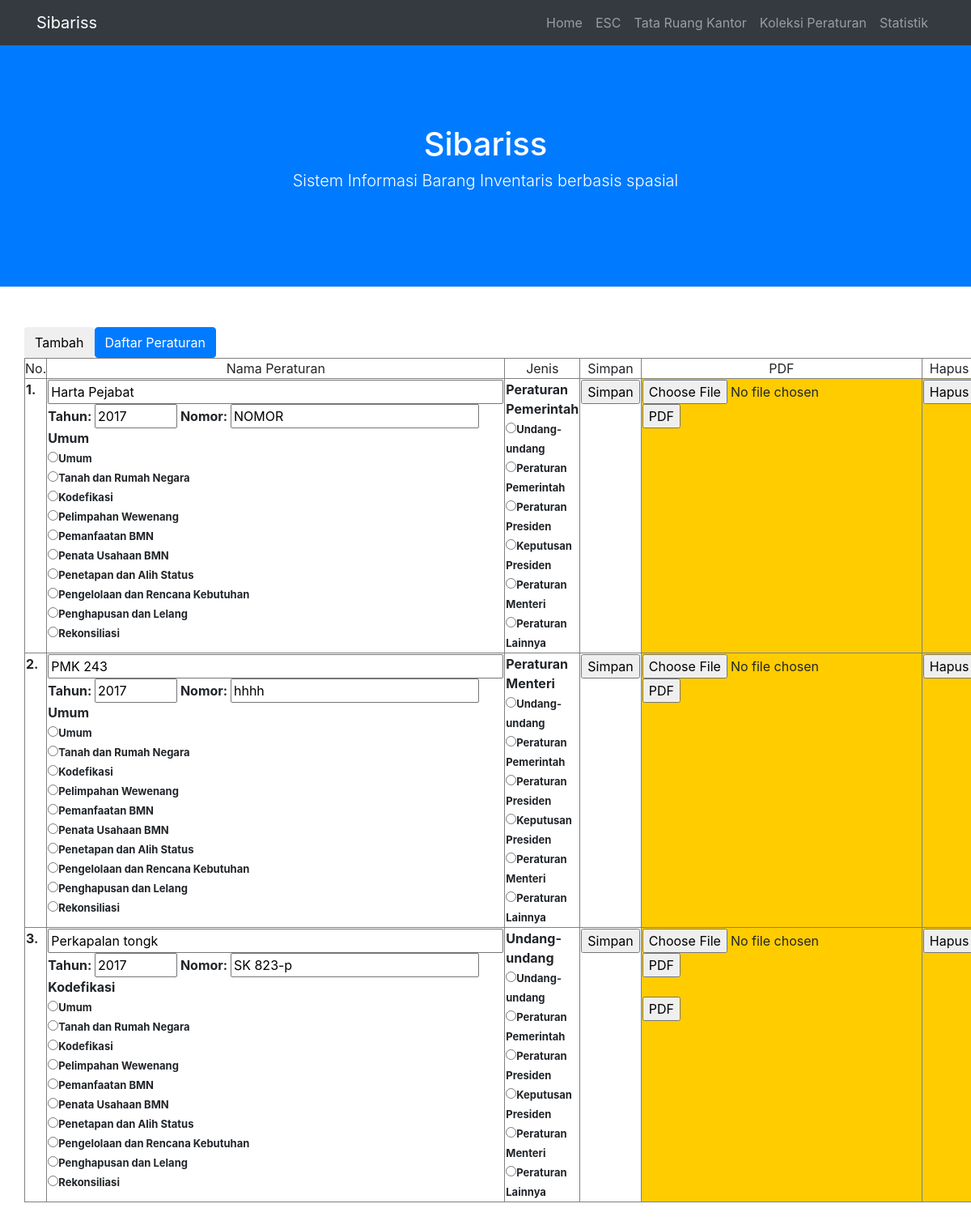
The page /ADMIN/index.php?SET=PERATURAN&MENU=SETTING&UNIT=RTP on the database as committed earlier.
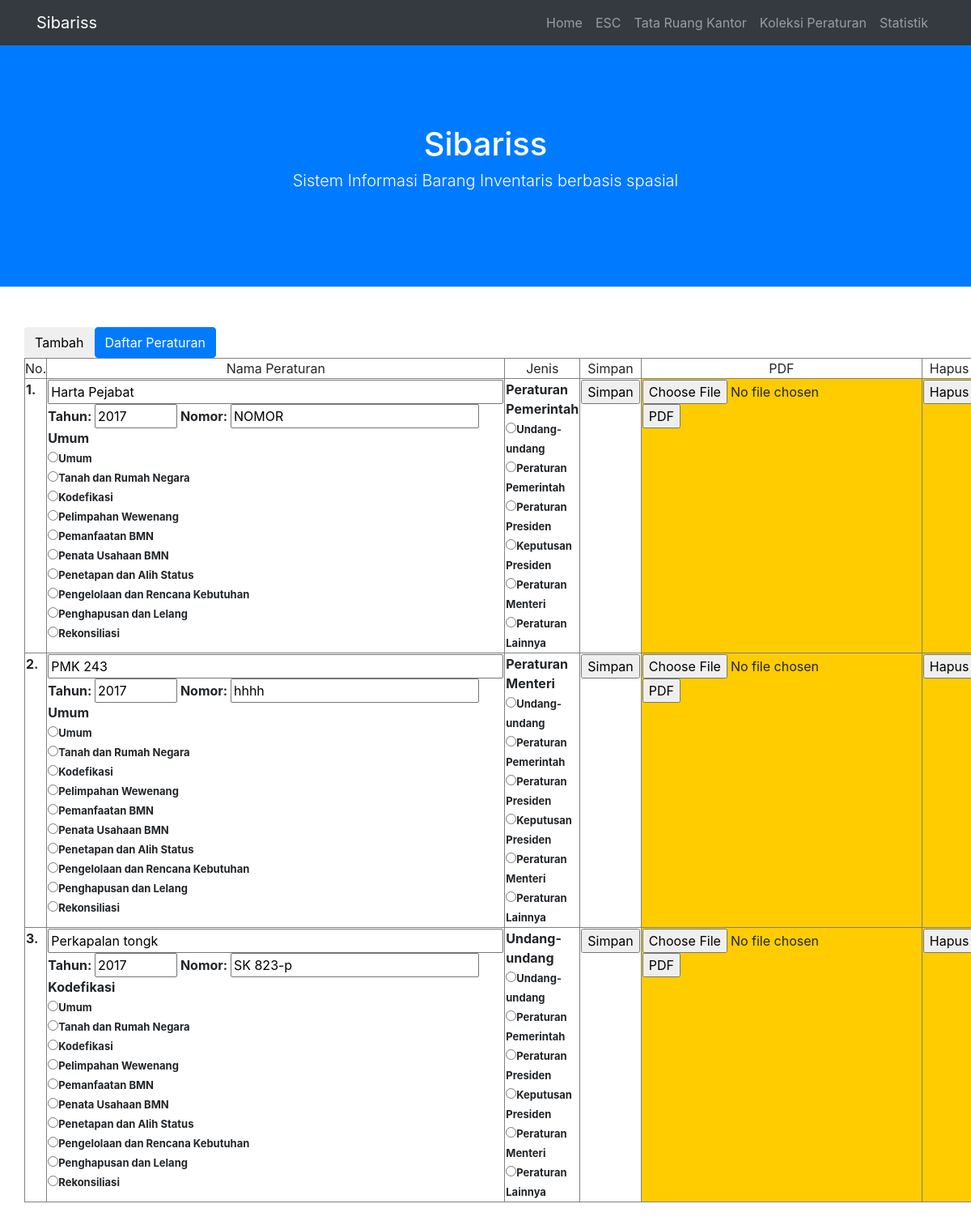
The same page on the database as committed later.
### tables this page shows
CREATE TABLE `sesdep_aturan` (
  `ID` int(11) NOT NULL,
  `JENIS` varchar(222) NOT NULL,
  `TENTANG` varchar(222) NOT NULL,
  `NOMOR` varchar(222) NOT NULL,
  `TAHUN` varchar(222) NOT NULL,
  `DIKELUARKAN` varchar(222) NOT NULL,
  `HAK` varchar(222) NOT NULL,
  `PDF` varchar(222) NOT NULL,
  `TOPIK` varchar(222) NOT NULL
);

### ADMIN/PERATURAN/index.php (the view, shortened to what this page needs)
<?php
include_once "../koneksi/koneksi.php";
$MENU=$_GET['MENU'];
$SET=$_GET['SET'];
$HAK=$_GET['HAK'];
	$sql_cari="SELECT * FROM sesdep_aturan WHERE HAK<>'' ORDER BY ID DESC";
	$qry_cari = mysql_query($sql_cari, $konek)
				or die ("Gagal query");
	echo "
<form action=PERATURAN/add.php method=GET name=form1 target=_self>
				<input type='hidden' name=MENU value='$MENU'>
				<input type='hidden' name=SET value='$SET'>
				<input type='hidden' name=HAK value='DEPUTI2'>
<input type=submit class=btn btn-success value=Tambah></form>
";
?>
<a href="PERATURAN/pdf.php?UNIT=<?PHP echo $_GET['UNIT'];?>&MENU=<?php echo $_GET['MENU'];?>" class="btn btn-primary">Daftar Peraturan</a>
<?php
$no=1;
echo"
<table width='95%' border='1' align='center' cellpadding='0' cellspacing='0' bgcolor=#FFFFFF>
  <tr valign='top'>
    <td width='1' rowspan='2' align=center valign='middle'><font size=3>No.</td>
    <td align=center valign='middle'><font size=3>Nama Peraturan</td>
    <td align=center valign='middle'><font size=3>Jenis</td>
    <td align=center valign='middle'><font size=3>Simpan</td>
    <td align=center valign='middle'><font size=3>PDF</td>
    <td align=center valign='middle'><font size=3>Hapus</td>
  </tr>
  <tr valign='top'>
  </tr>
";
	while($data_cari=mysql_fetch_array($qry_cari)){
$PDF=$data_cari[PDF];
	if ($PDF<>'') {$ARTI='SUBMIT';}else {;}
	if ($PDF=='') {$ARTI='HIDDEN';}else {;}
echo "<tr><form action=PERATURAN/aksi_data.php method=GET name=form1 target=_self>
<th align=center valign=top><TABLE WIDTH=1%><td align=center><font size=3>$no.</TABLE>
<th align=LEFT valign=top><TABLE WIDTH=><td align=LEFT>
	<input name=TENTANG type=text size=50 value='$data_cari[TENTANG]'><BR>
	Tahun: <input name=TAHUN type=text size=5 value='$data_cari[TAHUN]'> Nomor: <input name=NOMOR type=text size=25 value='$data_cari[NOMOR]'><BR>
	$data_cari[TOPIK]<BR><input name=TOPIK type=HIDDEN size=25 value='$data_cari[TOPIK]'>
	<input name=TOPIK type=RADIO value='Umum'><font size=2>Umum<br>
	<input name=TOPIK type=RADIO value='Tanah dan Rumah Negara'><font size=2>Tanah dan Rumah Negara<br>
	<input name=TOPIK type=RADIO value='Kodefikasi'><font size=2>Kodefikasi<br>
	<input name=TOPIK type=RADIO value='Pelimpahan Wewenang'><font size=2>Pelimpahan Wewenang<br>
	<input name=TOPIK type=RADIO value='Pemanfaatan BMN'><font size=2>Pemanfaatan BMN<br>
	<input name=TOPIK type=RADIO value='Penata Usahaan BMN'><font size=2>Penata Usahaan BMN<br>
	<input name=TOPIK type=RADIO value='Penetapan dan Alih Status'><font size=2>Penetapan dan Alih Status<br>
	<input name=TOPIK type=RADIO value='Pengelolaan dan Rencana Kebutuhan'><font size=2>Pengelolaan dan Rencana Kebutuhan<br>
	<input name=TOPIK type=RADIO value='Penghapusan dan Lelang'><font size=2>Penghapusan dan Lelang<br>
	<input name=TOPIK type=RADIO value='Rekonsiliasi'><font size=2>Rekonsiliasi<br>
	</table>
<th align=LEFT valign=top><TABLE WIDTH=><td align=LEFT>$data_cari[JENIS] <input name=JENIS type=HIDDEN size=25 value='$data_cari[JENIS]'><BR>
	<input name=JENIS type=RADIO value='Undang-undang'><font size=2>Undang-undang <br>
	<input name=JENIS type=RADIO value='Peraturan Pemerintah'><font size=2>Peraturan Pemerintah<br>
	<input name=JENIS type=RADIO value='Peraturan Presiden'><font size=2>Peraturan Presiden<br>
	<input name=JENIS type=RADIO value='Keputusan Presiden'><font size=2>Keputusan Presiden<br>
	<input name=JENIS type=RADIO value='Peraturan Menteri'><font size=2>Peraturan Menteri<br>
	<input name=JENIS type=RADIO value='Peraturan Lainnya'><font size=2>Peraturan Lainnya<br>
				<input type='hidden' name=MENU value='$MENU'>
				<input type='hidden' name=HAK value='$HAK'>
				<input type='hidden' name=SET value='$SET'>
				<input type='hidden' name=ID value='$data_cari[ID]'>
	</TABLE>
<th align=LEFT valign=top><TABLE WIDTH=><td align=LEFT>
	<input type=submit value=Simpan></form>
	</TABLE>
<th bgcolor=#FFCC00 align=center valign=top><TABLE WIDTH=><td align=LEFT>
			<form method=\"post\" action=\"PERATURAN/journal.php?ID=$data_cari[ID]&KODE=PDF&SET=$SET&MENU=$MENU&HAK=$HAK\" enctype=\"multipart/form-data\">
        <input type=\"FILE\" name='foto'>
		<input type=\"submit\" value=\"PDF\"></form><BR>
	<form action='PERATURAN/$data_cari[PDF]' method=GET name=form1 target=_self>
	<input type=$ARTI value=PDF></form>
	</TABLE>
<th bgcolor=#FFCC00 align=center valign=top><TABLE WIDTH=><td align=LEFT>
	<form action=PERATURAN/hapus.php method=get name=form1 target=_self>
	<input type='hidden' name=ID value='$data_cari[ID]'>
	<input type='hidden' name=SET value='$SET'>
	<input type='hidden' name=MENU value='$MENU'>
	<input type='hidden' name=HAK value='$HAK'>
	<input type='hidden' name=ESELON2 value='$hsl_address[ESELON2]'>
	<input type='hidden' name=TOPIK value='$data_cari[TOPIK]'>
	<input type=SUBmit value=Hapus></form>
	</TABLE>
";
$no++;
}
?>

### ADMIN/index.php (shortened to what this page needs)
<!DOCTYPE html>
<html lang="en">
  <head>
    <link href="vendor/bootstrap/css/bootstrap.min.css" rel="stylesheet">
    <link href="css/scrolling-nav.css" rel="stylesheet">
  </head>
<?php
$UNIT=$_GET['UNIT'];
$MENU=$_GET['MENU'];
?>
  <body id="page-top">
    <nav class="navbar navbar-expand-lg navbar-dark bg-dark fixed-top" id="mainNav">
      <div class="container">
        <a class="navbar-brand js-scroll-trigger" href="#page-top">Sibariss</a>
        <div class="collapse navbar-collapse" id="navbarResponsive">
          <ul class="navbar-nav ml-auto">
            <li class="nav-item">
              <a class="nav-link js-scroll-trigger" href="../index.php?">Home</a>
            </li>
            <li class="nav-item">
              <a class="nav-link js-scroll-trigger" href="index.php?MENU=<?php echo $MENU;?>&UNIT=<?php echo $UNIT; ?>">ESC</a>
            </li>
            <li class="nav-item">
              <a class="nav-link js-scroll-trigger" href="index.php?SET=TARUNG&MENU=<?php echo $MENU;?>&UNIT=<?php echo $UNIT; ?>">Tata Ruang Kantor</a>
            </li>
            <li class="nav-item">
              <a class="nav-link js-scroll-trigger" href="index.php?SET=PERATURAN&MENU=<?php echo $MENU;?>&UNIT=<?php echo $UNIT; ?>">Koleksi Peraturan</a>
            </li>
            <li class="nav-item">
              <a class="nav-link js-scroll-trigger" href="index.php?SET=STATISTIK&MENU=<?php echo $MENU;?>&UNIT=<?php echo $UNIT; ?>">Statistik</a>
            </li>
          </ul>
        </div>
      </div>
    </nav>
    <header class="bg-primary text-white">
      <div class="container text-center">
        <h1>Sibariss</h1>
        <p class="lead">Sistem Informasi Barang Inventaris berbasis spasial</p>
      </div>
    </header>
    <section id="about">
      <div class="container" style="margin-top: -100px">
        <div class="row">
          <?php
$SET= $_GET['SET'];
  if ($SET=='PERATURAN') {$ARTI='PERATURAN/index.php';}else {;}
include_once "$ARTI";
?>
        </div>
      </div>
    </section>
  </body>
</html>

### ADMIN/css/scrolling-nav.css (style rules this page uses)
header { padding: 154px 0 100px; }
@media (min-width: 992px) { header { padding: 156px 0 100px; } }
section { padding: 150px 0; }

Rows that differ between the two databases and show on the page:
changed sesdep_aturan "Kodefikasi": PDF "Ana D_SKP 2016.pdf" → empty (drawn); value "PDF" → (not shown)
